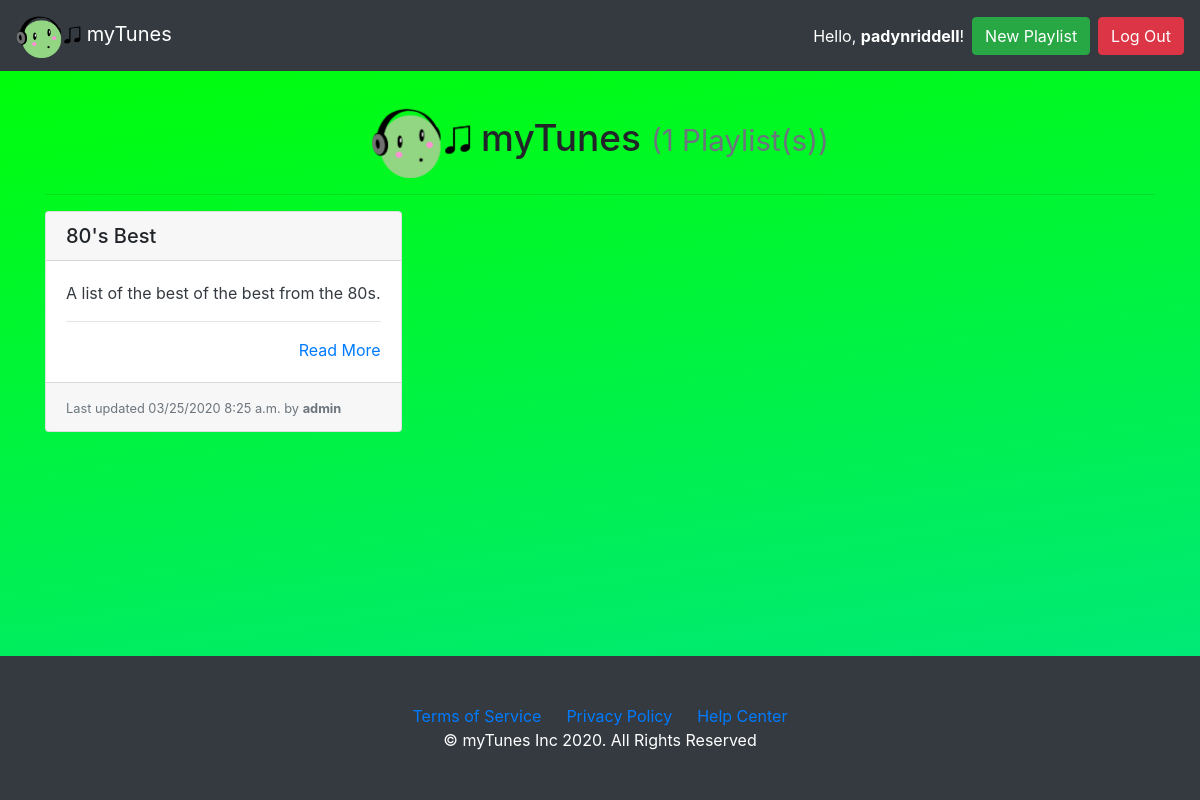
The app's page / (signed in) with its own data.
### playlist/models.py (models this page shows, shortened)
class Playlist(models.Model):
    playlist_name = models.CharField(max_length=settings.PLAYLISTER_NAME_MAX_LENGTH, unique=True,
                             help_text="Title of your page.")
    author = models.ForeignKey(User, on_delete=models.PROTECT,
                            help_text="The user that posted this playlist.")
    slug = models.CharField(max_length=settings.PLAYLISTER_NAME_MAX_LENGTH, blank=True, editable=False,
                            help_text="Unique URL path to access this playlist. Generated by the system.")
    description = models.TextField(
        help_text="Write the description of your playlist here.")
    created = models.DateTimeField(auto_now_add=True,
                                   help_text="The date and time this page was created. Automatically generated when the model saves.")
    modified = models.DateTimeField(auto_now=True,
                                    help_text="The date and time this page was updated. Automatically generated when the model updates.")

### playlist/views.py (the view)
# urls.py: path('', PlaylistListView.as_view(), name='playlist-list-page'),
class PlaylistListView(ListView):
    model = Playlist
    def get(self, request):
        playlists = self.get_queryset().all()
        return render(request, 'index.html', {
          'playlists': playlists
        })

### playlist/templates/index.html (shortened to what this page needs)
{% extends 'base.html' %}
{% load static %}
        {% block head %}
        <link rel="stylesheet" type="text/css" href="{% static 'playlist/style.css' %}">
        {% endblock head %}
{% block content %}
  {% if user.is_authenticated %}
    <center><h3><img src="{% static 'playlist/logo.png' %}" width=100px height=75px></i> myTunes {% if playlists %}<small class="text-muted">({{ playlists|length }} Playlist(s))</small>{% endif %}</h3></center>
    <hr>
    {% if playlists %}
      <div class="card-columns">
        {% for playlist in playlists %}
          {% include "partials/card.html" %}
        {% endfor %}
      </div>
    {% else %}
      <div class="alert alert-primary" role="alert">No playlists to display.</div>
    {% endif %}
  {% else %}
    {% include "home.html" %}
  {% endif %}
{% endblock %}

### templates/base.html (shortened to what this page needs)
<!doctype html>
<html lang="en">
  <head>
    <link rel="stylesheet" href="https://stackpath.bootstrapcdn.com/bootstrap/4.3.1/css/bootstrap.min.css"
>
  </head>
  {% block head %}
  {% endblock head %}
  {% load static %}
  <body>
    <nav class="navbar navbar-expand-md navbar-dark bg-dark">
      <a class="navbar-brand" href="{% url 'playlist-list-page' %}"><i class=""><img src="{% static 'playlist/logo.png' %}" width=65px height=45px></i> myTunes</a>
      <form class="form-inline ml-auto">
        {% if user.is_authenticated %}
        <div class="text-white">Hello, <strong>{{user.username}}</strong>!</div>
        <a href="new_playlist/" class="btn btn-success ml-2">New Playlist</a>
        <a href="/accounts/logout" class="btn btn-danger ml-2">Log Out</a>
        {% else %}
        <a href="/accounts/login" class="btn btn-secondary ml-2">Log In</a>
        <a href="/accounts/signup" class="btn btn-primary ml-2">Sign Up</a>
        {% endif %}
      </form>
    </nav>
    <main role="main" class="container" style="margin-top: 4vh;">
      {% block content %}{% endblock %}
    </main>
    <footer class="bg-dark p-5 text-white">
      <div class="container">
          <a href="/">Terms of Service</a>
          <a href="/">Privacy Policy</a>
          <a href="/">Help Center</a>
      </div>
        <center>&copy; myTunes Inc 2020. All Rights Reserved</center>
    </footer>
  </body>

### playlist/templates/partials/card.html
<div class="card mb-3">
    <h5 class="card-header ">{{ playlist.playlist_name }}</h5>
    <div class="card-body border-dark">
      <p class="card-text text-dark">
        {{ playlist.description|truncatewords_html:30 }}
        <hr>
        <div class="text-right"><a href="{% url 'playlist-details-page' playlist.slug %}" title="Read More">Read More</a></div>
    </div>
    <div class="card-footer">
      <small class="text-muted">Last updated {{ playlist.modified|date:"SHORT_DATETIME_FORMAT" }} by <b>{{ playlist.author.username }}</b></small>
    </div>
  </div>

### playlist/static/playlist/style.css (style rules this page uses)
body { background-image: linear-gradient(to bottom right, rgb(0, 255, 0), rgb(0, 208, 255), rgb(255, 0, 255)); background-size: 1000% 400%; animation: gradient 15s ease infinite; font-weight: 400; }
footer { position: fixed; left: 0; bottom: 0; width: 100%; text-align: center; }
h3 { font-size: 37px; }
h5 { font-size: 20px; }

### records on screen
Playlist: playlist_name "80's Best", description "A list of the best of the best from the 80s.", modified "03/25/2020 8:25 a.m.", author.username "admin"

### other values on screen
{{ user.username }} "padynriddell"
{{ playlists|length }} "1"
